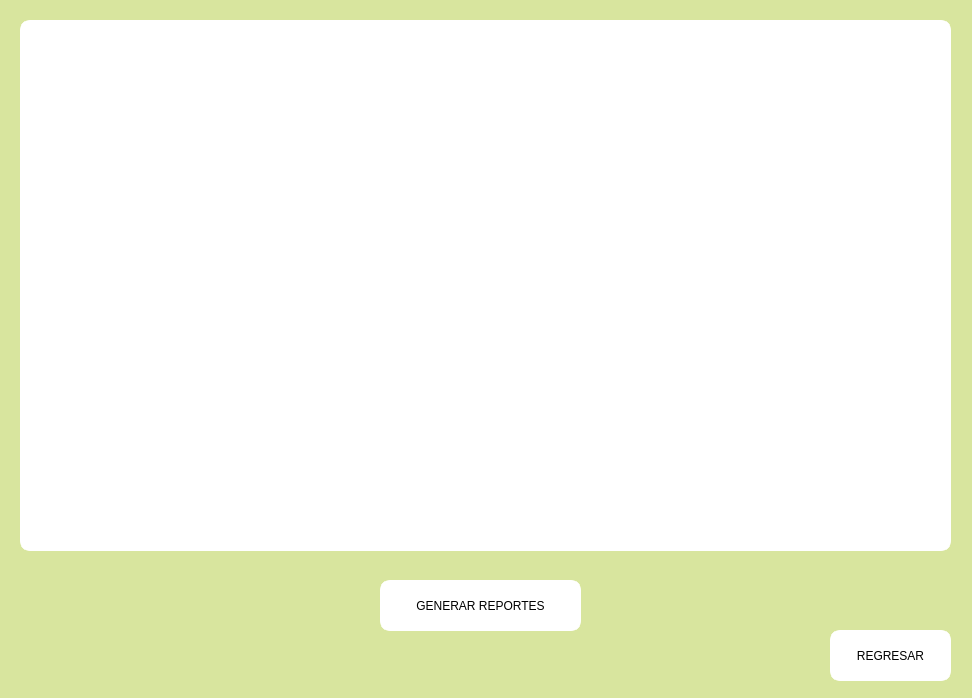
<?xml version="1.0" encoding="UTF-8"?>
<ui version="4.0">
 <class>reporteAdyUser</class>
 <widget class="QMainWindow" name="reporteAdyUser">
  <property name="geometry">
   <rect>
    <x>0</x>
    <y>0</y>
    <width>972</width>
    <height>698</height>
   </rect>
  </property>
  <property name="windowTitle">
   <string>MainWindow</string>
  </property>
  <property name="styleSheet">
   <string notr="true">background-color: rgb(216, 229, 158);</string>
  </property>
  <widget class="QWidget" name="centralwidget">
   <widget class="QPushButton" name="pushButton_3">
    <property name="geometry">
     <rect>
      <x>830</x>
      <y>630</y>
      <width>121</width>
      <height>51</height>
     </rect>
    </property>
    <property name="cursor">
     <cursorShape>PointingHandCursor</cursorShape>
    </property>
    <property name="styleSheet">
     <string notr="true">font: 900 10pt &quot;Segoe UI Black&quot;;
border: 5px solid white;
background-color: rgb(255, 255, 255);
border-radius: 10px;
</string>
    </property>
    <property name="text">
     <string>REGRESAR</string>
    </property>
   </widget>
   <widget class="QLabel" name="lblUser">
    <property name="geometry">
     <rect>
      <x>20</x>
      <y>20</y>
      <width>931</width>
      <height>531</height>
     </rect>
    </property>
    <property name="styleSheet">
     <string notr="true">font: 600 20pt &quot;Segoe UI Variable Display Semib&quot;;
border: 5px solid white;
background-color: rgb(255, 255, 255);
border-radius: 10px;</string>
    </property>
    <property name="text">
     <string/>
    </property>
   </widget>
   <widget class="QPushButton" name="btnUsers">
    <property name="geometry">
     <rect>
      <x>380</x>
      <y>580</y>
      <width>201</width>
      <height>51</height>
     </rect>
    </property>
    <property name="cursor">
     <cursorShape>PointingHandCursor</cursorShape>
    </property>
    <property name="styleSheet">
     <string notr="true">font: 900 10pt &quot;Segoe UI Black&quot;;
border: 5px solid white;
background-color: rgb(255, 255, 255);
border-radius: 10px;</string>
    </property>
    <property name="text">
     <string>GENERAR REPORTES</string>
    </property>
   </widget>
  </widget>
 </widget>
 <resources/>
 <connections/>
</ui>
